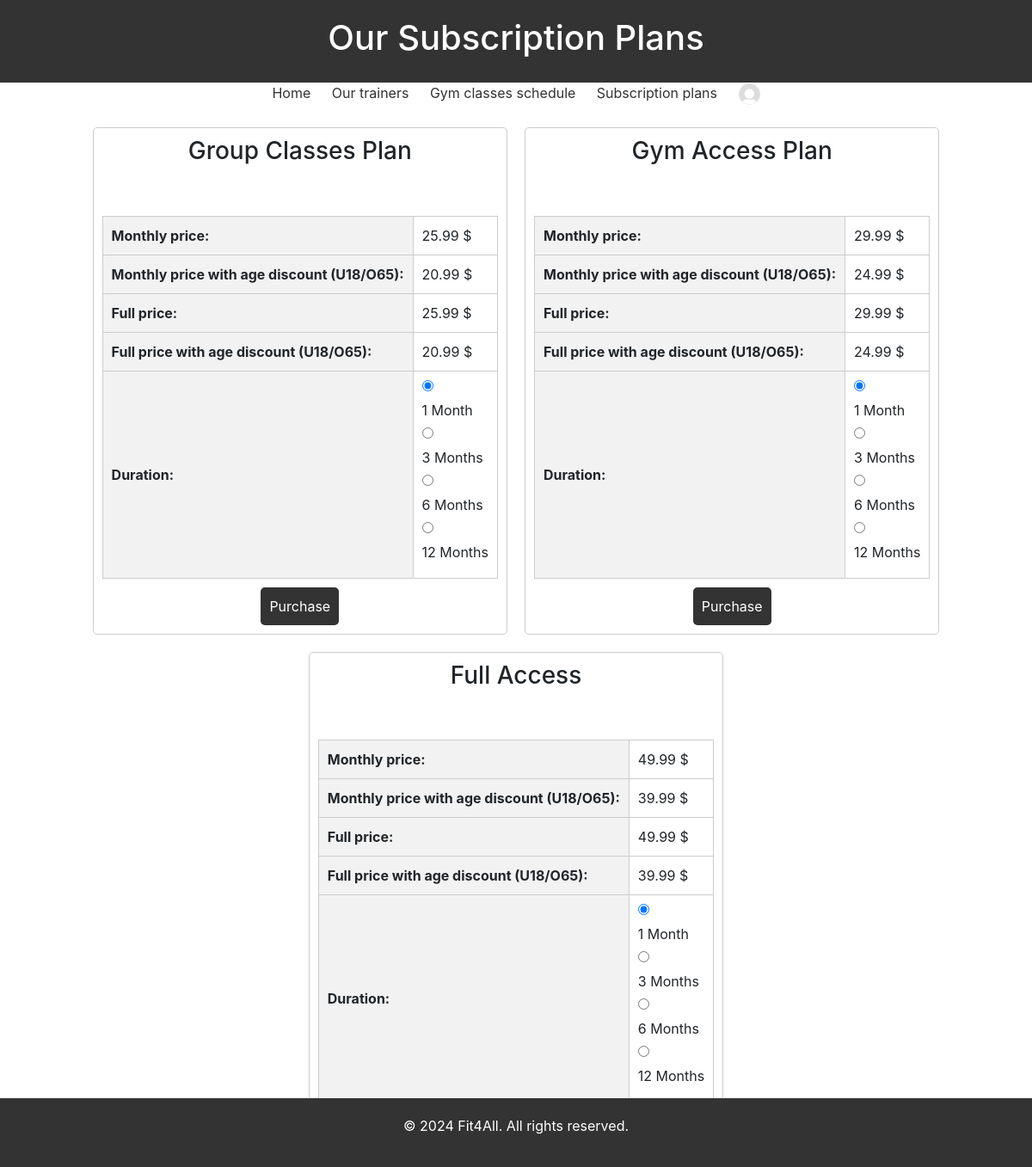
Before: /subscription-plans/ (signed in) with the older database file.
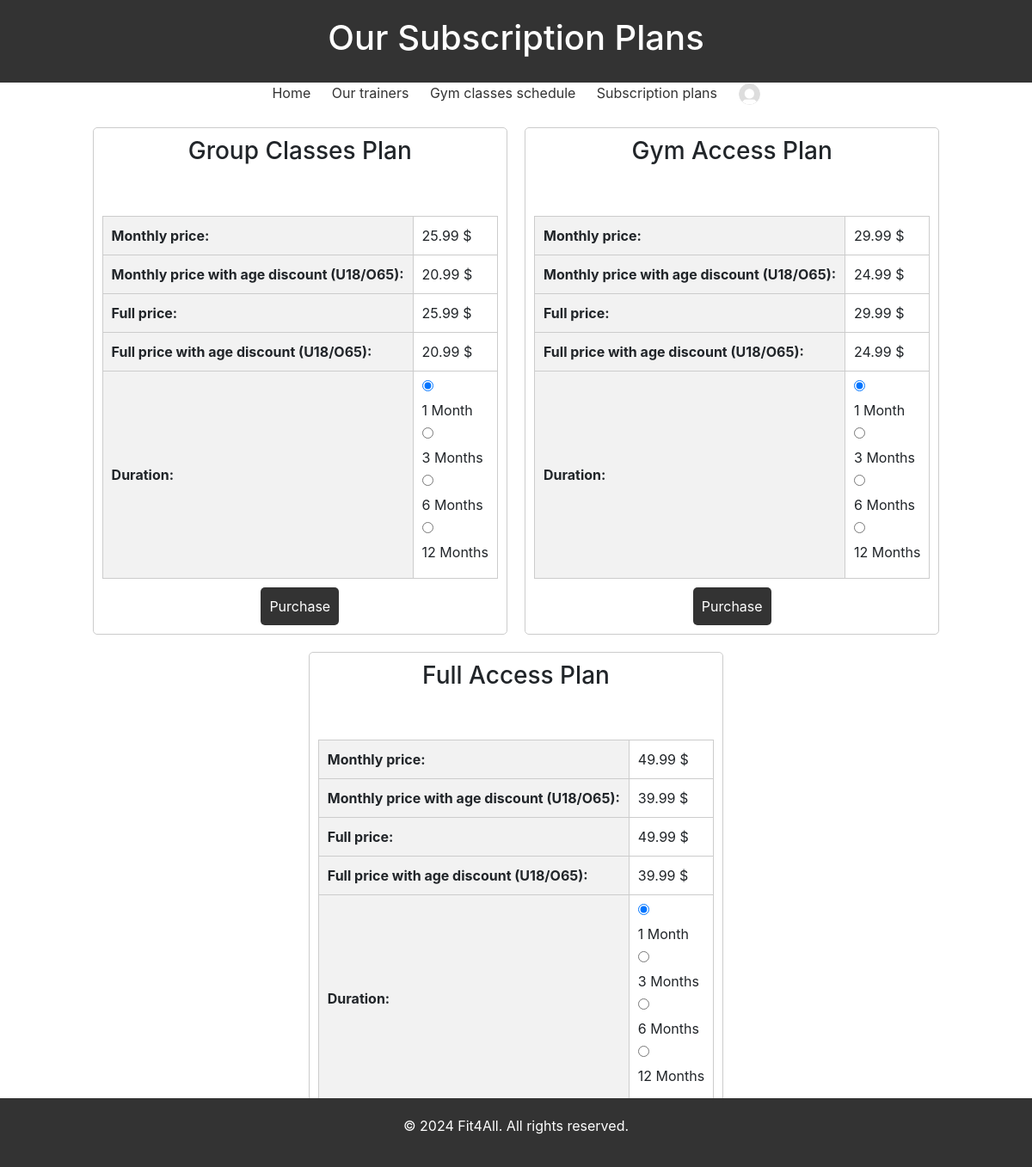
After: the same page with the newer database file.
### gestione_palestra/models.py (models this page shows, shortened)
class SubscriptionPlan(models.Model):
    PLAN_CHOICES = [
        ('GROUP', 'Group Classes Only'),
        ('WEIGHTS', 'Gym Access Only'),
        ('FULL', 'Group Classes + Gym Access'),
    ]
    name = models.CharField(max_length=100)
    plan_type = models.CharField(max_length=10, choices=PLAN_CHOICES)
    monthly_price = models.DecimalField(max_digits=10, decimal_places=2)
    age_discount = models.DecimalField(max_digits=5, decimal_places=2, default=0)

### gestione_palestra/views.py (the view, shortened to what this page needs)
# urls.py: path('subscription-plans/', views.SubscriptionPlansView.as_view(), name='subscription-plans'),
class SubscriptionPlansView(View):
    def get(self, request):
        return render(request=request, template_name="subscription-plans.html", context={})

### templates/subscription-plans.html (shortened to what this page needs)
{% extends "base.html" %}
{% block header %} Our Subscription Plans {% endblock header %}
{% block content %}
<div class="subscription-plans" style="display: flex; justify-content: center;">
{% for plan in subscription_plans %}
  <div class="plan">
    <h3>{{ plan.name }}</h3>
    <table class="user-details">
        <tr>
            <th>Monthly price:</th>
            <td>{{ plan.monthly_price }} $</td>
        </tr>
        <tr>
            <th>Monthly price with age discount (U18/O65):</th>
            <td>{{ plan.discounted_price }} $</td>
        </tr>
        <tr>
          <th>Full price:</th>
          <td>{{ plan.full_price }} $</td>
      </tr>
      <tr>
          <th>Full price with age discount (U18/O65):</th>
          <td>{{ plan.full_discounted_price }} $</td>
      </tr>
        <tr>
            <th>Duration:</th>
            <td>
                {% for duration, duration_label in plan.DURATION_CHOICES %}
                    <input type="radio" id="{{ plan.id }}_{{ duration }}" name="{{ plan.id }}_duration" value="{{ duration }}" {% if duration == 1 %}checked{% endif %} form="form_{{ plan.id }}">
                    <label for="{{ plan.id }}_{{ duration }}">{{ duration_label }}</label><br>
                {% endfor %}
            </td>
        </tr>
    </table>
    <form id="form_{{ plan.id }}" class="purchase-form" action="{% url 'subscription-plans'  %}" method="post">
        <button type="submit" style="margin-top: 10px;">Purchase</button>
    </form>
  </div>
{% endfor %}
</div>
{% endblock content %}

Changed rows visible on the page:
changed SubscriptionPlan: name "Full Access" → "Full Access Plan"
